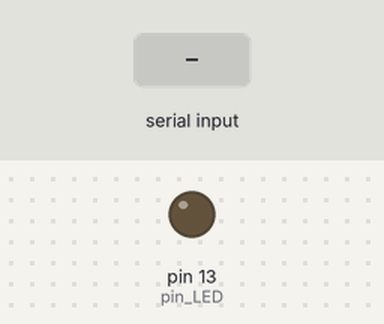
Simulated run of this sketch. Board: Arduino Uno, built with avr-gcc and run on an emulated ATmega328P. Shown: output pins drawn as LEDs (lit = HIGH). The test bench sets the inputs (shaded band).

Above: at 1.2 s.
1.3 s: "1\n" received over Serial
At 1.9 s:
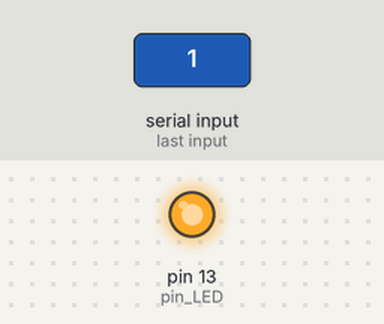
2.8 s: "2\n" received over Serial
At 4.2 s:
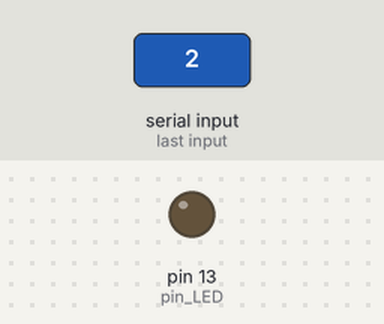
Timing chart, 0 to 5.8 s (numbered marks = the images above; inputs shaded):
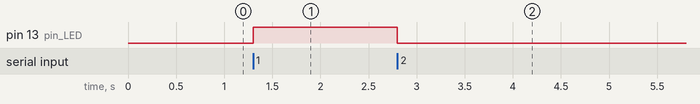

Measured:
- after the input at 1.3 s, pin 13 (pin_LED): LOW → HIGH at once
- after the input at 2.8 s, pin 13 (pin_LED): HIGH → LOW at once

The sketch:

app.ino
```cpp
int pin_LED = 13;

void setup(){
    Serial.begin(9600);
    pinMode(pin_LED,OUTPUT);
}

void loop(){
    if(Serial.available()){
        char inChar = Serial.read();
        if(inChar =='\r'||inChar == '\n') return;
        if(inChar == '1'){
            digitalWrite(pin_LED,HIGH);
        }
        else if(inChar == '2'){
            digitalWrite(pin_LED, LOW);
        }
        else{
            digitalWrite(pin_LED, LOW);
        }
    }
}
```
